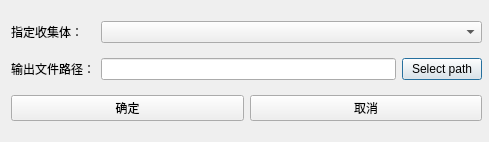
<?xml version="1.0" encoding="UTF-8"?>
<ui version="4.0">
 <class>Dialog</class>
 <widget class="QDialog" name="Dialog">
  <property name="geometry">
   <rect>
    <x>0</x>
    <y>0</y>
    <width>489</width>
    <height>142</height>
   </rect>
  </property>
  <property name="windowTitle">
   <string>收集体导出</string>
  </property>
  <widget class="QWidget" name="layoutWidget">
   <property name="geometry">
    <rect>
     <x>11</x>
     <y>12</y>
     <width>471</width>
     <height>121</height>
    </rect>
   </property>
   <layout class="QGridLayout" name="gridLayout_2">
    <item row="0" column="0">
     <widget class="QLabel" name="collection_label">
      <property name="text">
       <string>指定收集体：</string>
      </property>
     </widget>
    </item>
    <item row="0" column="1">
     <widget class="QComboBox" name="input_body">
      <property name="enabled">
       <bool>true</bool>
      </property>
     </widget>
    </item>
    <item row="1" column="0">
     <widget class="QLabel" name="path_label">
      <property name="text">
       <string>输出文件路径：</string>
      </property>
     </widget>
    </item>
    <item row="1" column="1">
     <layout class="QGridLayout" name="gridLayout">
      <item row="0" column="0">
       <widget class="QLineEdit" name="path">
        <property name="enabled">
         <bool>true</bool>
        </property>
        <property name="text">
         <string/>
        </property>
       </widget>
      </item>
      <item row="0" column="1">
       <widget class="QPushButton" name="pushButton">
        <property name="text">
         <string>Select path</string>
        </property>
       </widget>
      </item>
     </layout>
    </item>
    <item row="2" column="0" colspan="2">
     <layout class="QHBoxLayout" name="horizontalLayout">
      <item>
       <widget class="QPushButton" name="pb_ok">
        <property name="enabled">
         <bool>true</bool>
        </property>
        <property name="text">
         <string>确定</string>
        </property>
       </widget>
      </item>
      <item>
       <widget class="QPushButton" name="pb_cancel">
        <property name="enabled">
         <bool>true</bool>
        </property>
        <property name="text">
         <string>取消</string>
        </property>
       </widget>
      </item>
     </layout>
    </item>
   </layout>
  </widget>
 </widget>
 <tabstops>
  <tabstop>pb_ok</tabstop>
  <tabstop>pb_cancel</tabstop>
  <tabstop>input_body</tabstop>
  <tabstop>path</tabstop>
 </tabstops>
 <resources/>
 <connections/>
</ui>
